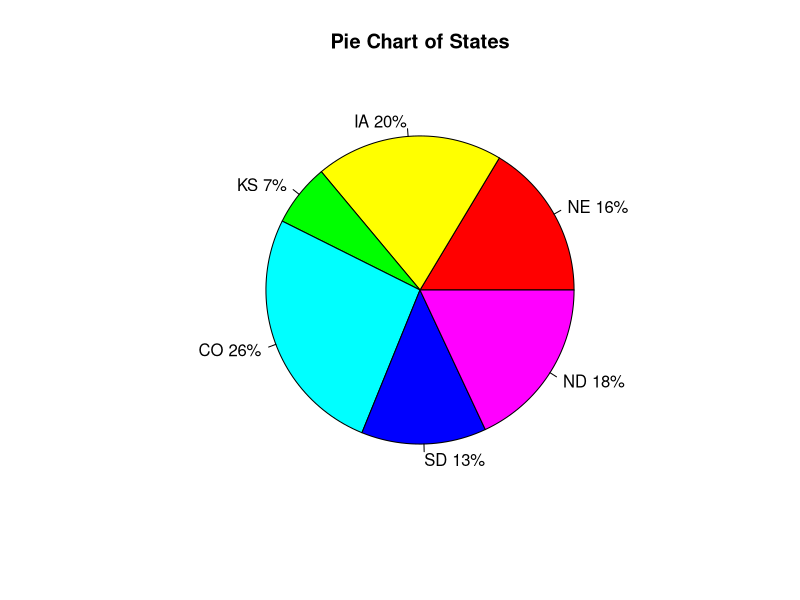
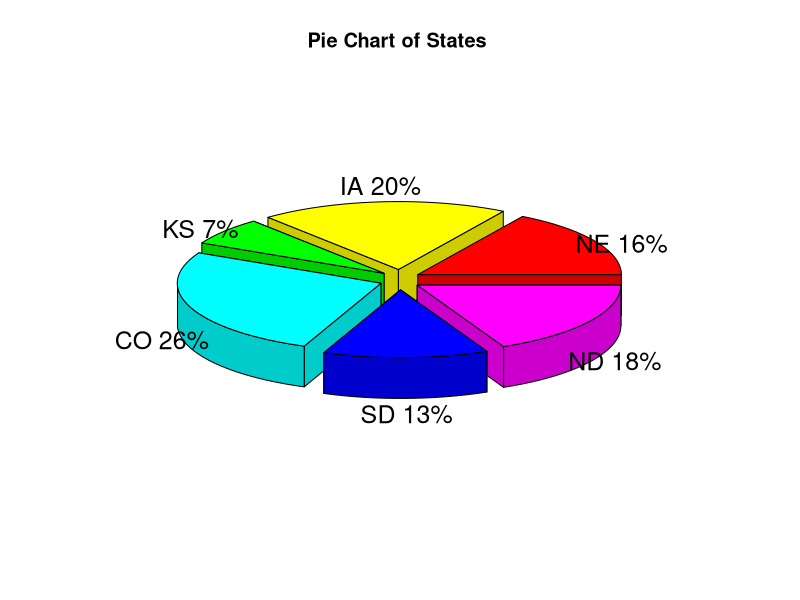

Recreate these plots in R, in order.
# Pie Chart with Percentage 


Temp <- c(10, 12, 4, 16, 8, 11) 
Statelabels <- c("NE", "IA", "KS", "CO", "SD","ND")


#%calculate percentage 
percentage <- round(Temp/sum(Temp)*100)
# add percents to labels vector 
Statelabels <- paste(Statelabels, percentage) 
Statelabels <- paste(Statelabels,"%",sep="") # ad % to labels 
pie(Temp,labels = Statelabels, col=rainbow(length(Statelabels)),
    main="Pie Chart of States")



#3D
library(plotrix)

pie3D(Temp,labels=Statelabels,explode=0.1,
      main="Pie Chart of States ")
